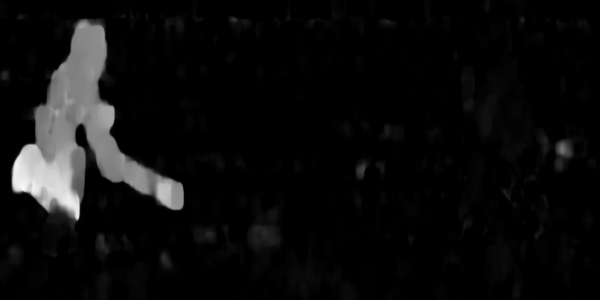
#> input picture dataset/flow/00/1223_flow.png, 600 x 300 px
$ python template_matching.py
#> lines starting #> are read from the running program, lines starting #| are printed output that depends on the picture; pictures that were not available may be replaced by others from this repository, and a replacement may not be noted
### utils.py
import cv2 as cv
import numpy as np

def video(path):
    i = 0
    cap = cv.VideoCapture(path)
    while True:
        hasnext, frame = cap.read()
        if hasnext: yield (i, frame)
        else: break
        i += 1
    cap.release()

def writer(generator, path):
    fourcc = cv.VideoWriter_fourcc(*"mp4v")
    out = None
    for frame in generator:
        if out is None:
            out = cv.VideoWriter(path, fourcc, 60, (frame.shape[1],frame.shape[0]))
        out.write(frame)
    out.release()

# [39 lines left out: functions player, augment, generator, flow_generator, not called in this run]

### detection/classical/template_matching.py
###
### Imports
###

import sys
import utils
import cv2 as cv
import numpy as np
import os


###
### Constants
###

TEMPLATES_PATH = 'dataset/templates'
VIDEOS_PATH = 'dataset/trimmed/'
OUT_PATH = 'detection/classical/tm_out/'


###
### Initialization
###

ts = [
    cv.imread(os.path.join(TEMPLATES_PATH, f))
    for f in os.listdir(TEMPLATES_PATH)
    if f.endswith('.jpg')
]


###
### Helpers
###

def pyramid(I, min_height=20, decay=0.9):
    while I.shape[0] > min_height:
        yield I
        I = cv.GaussianBlur(I, (5,5), int((1-decay)*10))
        I = cv.resize(I, (int(I.shape[1] * decay), int(I.shape[0] * decay)))

def match(I, t, decay=0.9):
    I = cv.cvtColor(I, cv.COLOR_BGR2YCrCb)
    t = cv.cvtColor(t, cv.COLOR_BGR2YCrCb)
    # Find matches on different scales
    matches = []
    for img in pyramid(I, 100, decay):
        match = cv.matchTemplate(img, t, cv.TM_CCORR_NORMED)
        matches.append(match)

    # Find maxima
    scale = np.argmax([m.max() for m in matches])
    m = matches[scale]
    confidence = m.max()
    m = (m - m.min()) / (m.max() - m.min())
    y,x = np.where(m > 0.999)

    # Rescale coordinates by scale
    sf = (1/decay)**scale
    h = int(t.shape[0]*sf)
    w = int(t.shape[1]*sf)
    y,x = int(y.min()*sf), int(x.min()*sf)

    return x,y,w,h,confidence

def match_all(I, ts, decay=0.9):
    dy = I.shape[0]//3,(4*I.shape[1])//5
#> dy = (116, 560)
    I = I[dy[0]:dy[1]]
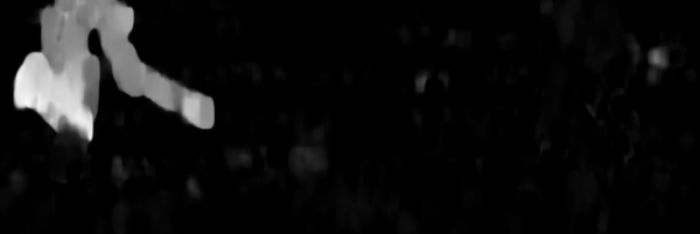
#> I: shape (234, 700, 3); min 0, max 249, mean 14.8

    max_ = -float('inf')
    box_ = (0,0,0,0,0)
    for i,t in enumerate(ts):
        x,y,w,h,c = match(I,t,decay)
        if c > max_:
            box_ = (x,y+dy[0],w,h,i)
            max_ = c

    return box_

def draw_box(frame):
    x,y,w,h,i = match_all(frame, ts, 0.9)
#> x = 0; y = 0; w = 0; h = 0; i = 0
    cv.rectangle(frame, (x-5,y-5), (x+w+5,y+h+5), (255,0,0), thickness=2)
    cv.putText(
        frame, str(i), (x-5,y-5),
        cv.FONT_HERSHEY_SIMPLEX,
        1, (255,0,255), thickness=1
    )


###
### Execution
###

def pipeline(path):
    for idx, frame in utils.video(path):
        frame = cv.resize(frame, (int(350*frame.shape[1]/frame.shape[0]), 350))
        draw_box(frame)
        yield frame

vids = list(os.listdir(VIDEOS_PATH))
for vid in vids:
    utils.writer(pipeline(VIDEOS_PATH+vid), OUT_PATH + vid)

$ run again, on dataset/flow/00/1305_flow.png
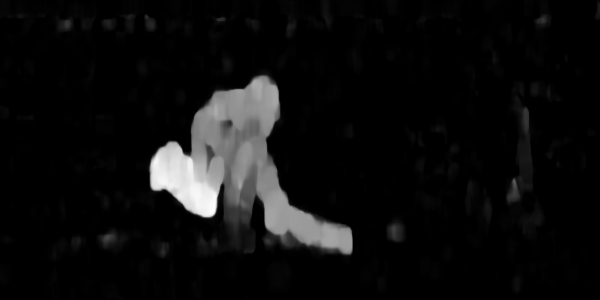
#> input picture dataset/flow/00/1305_flow.png, 600 x 300 px
#> dy = (116, 560)
#> in match_all, `I = I[dy[0]:dy[1]]`:
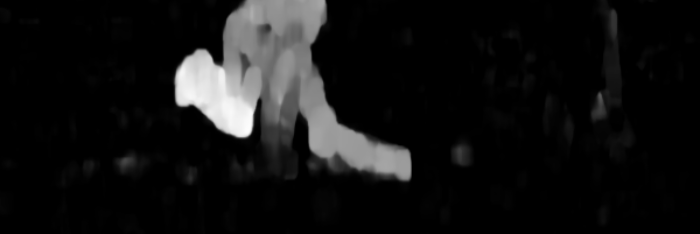
#> I: shape (234, 700, 3); min 0, max 253, mean 18.9
#> x = 0

$ run again, on dataset/flow/00/1400_flow.png
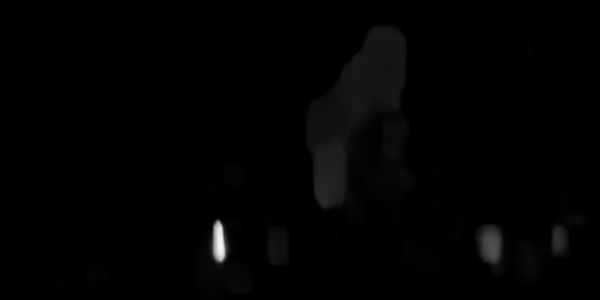
#> input picture dataset/flow/00/1400_flow.png, 600 x 300 px
#> dy = (116, 560)
#> in match_all, `I = I[dy[0]:dy[1]]`:
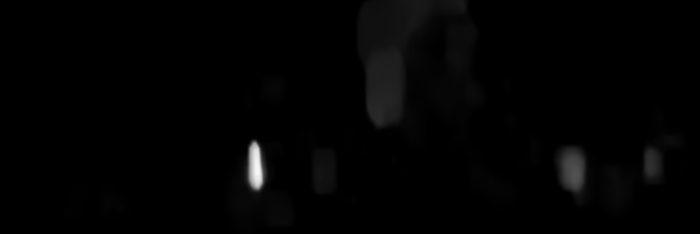
#> I: shape (234, 700, 3); min 0, max 246, mean 2.9
#> x = 0
